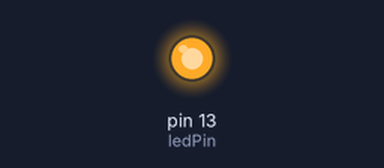
Recording of a sketch running on a simulated Arduino Uno, built with avr-gcc and run on an emulated ATmega328P. Shown: output pins drawn as LEDs (lit = HIGH).

Above: at 0.16 s.
At 4.6 s:
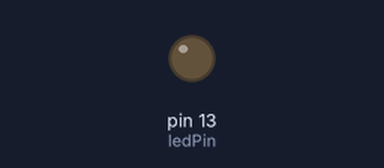
Timing chart, 0 to 8.2 s (numbered marks = the images above):
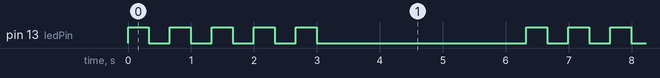

Measured:
- by itself, pin 13 (ledPin): repeats every 6.3 s: 4 × (LOW 0.33 s, HIGH 0.33 s), LOW 3.3 s, HIGH 0.33 s
- by itself, everything shown: repeats every 6.3 s, in 10 steps

The sketch:

01_blink_led8_function_params.ino
```cpp
const int ledPin = 13;
const int delayPeriod = 333;

void flash(int, int);

// the setup function runs once when you press reset or power the board
void setup() {
  // initialize digital pin LED_BUILTIN as an output.
  pinMode(ledPin, OUTPUT);
}

// the loop function runs over and over again forever
void loop() {
  flash(5, delayPeriod);
  delay(3000);
}

void flash(int numFlashes, int d) {
  for (int i = 0; i < numFlashes; i++) {
    digitalWrite(ledPin, HIGH);
    delay(d);
    digitalWrite(ledPin, LOW);
    delay(d);
  }
}
```
